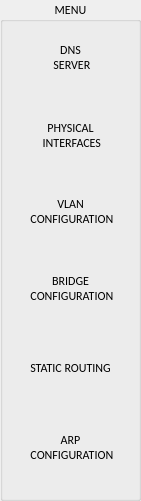
    <widget class="QGroupBox" name="menu_2">
     <property name="geometry">
      <rect>
       <x>0</x>
       <y>10</y>
       <width>141</width>
       <height>501</height>
      </rect>
     </property>
     <property name="font">
      <font>
       <family>Calibri</family>
       <pointsize>9</pointsize>
      </font>
     </property>
     <property name="title">
      <string>MENU</string>
     </property>
     <property name="alignment">
      <set>Qt::AlignCenter</set>
     </property>
     <widget class="QPushButton" name="dns_ether_and_rout_button">
      <property name="geometry">
       <rect>
        <x>0</x>
        <y>20</y>
        <width>141</width>
        <height>75</height>
       </rect>
      </property>
      <property name="text">
       <string>DNS 
 SERVER</string>
      </property>
      <property name="autoDefault">
       <bool>false</bool>
      </property>
      <property name="default">
       <bool>true</bool>
      </property>
      <property name="flat">
       <bool>true</bool>
      </property>
     </widget>
     <widget class="QPushButton" name="interface_ether_and_rout_button_button">
      <property name="geometry">
       <rect>
        <x>0</x>
        <y>98</y>
        <width>141</width>
        <height>75</height>
       </rect>
      </property>
      <property name="text">
       <string>PHYSICAL 
 INTERFACES</string>
      </property>
      <property name="autoDefault">
       <bool>false</bool>
      </property>
      <property name="flat">
       <bool>true</bool>
      </property>
     </widget>
     <widget class="QPushButton" name="Vlan">
      <property name="geometry">
       <rect>
        <x>0</x>
        <y>174</y>
        <width>141</width>
        <height>75</height>
       </rect>
      </property>
      <property name="text">
       <string>VLAN 
 CONFIGURATION</string>
      </property>
      <property name="autoDefault">
       <bool>false</bool>
      </property>
      <property name="flat">
       <bool>true</bool>
      </property>
     </widget>
     <widget class="QPushButton" name="dhcp_client_button_3">
      <property name="geometry">
       <rect>
        <x>0</x>
        <y>390</y>
        <width>141</width>
        <height>90</height>
       </rect>
      </property>
      <property name="text">
       <string/>
      </property>
      <property name="autoDefault">
       <bool>false</bool>
      </property>
      <property name="flat">
       <bool>true</bool>
      </property>
     </widget>
     <widget class="QPushButton" name="Bridge">
      <property name="geometry">
       <rect>
        <x>-1</x>
        <y>251</y>
        <width>143</width>
        <height>75</height>
       </rect>
      </property>
      <property name="text">
       <string>BRIDGE 
 CONFIGURATION</string>
      </property>
      <property name="autoDefault">
       <bool>false</bool>
      </property>
      <property name="flat">
       <bool>true</bool>
      </property>
     </widget>
     <widget class="QPushButton" name="static_routing_ether_and_rout_button">
      <property name="geometry">
       <rect>
        <x>0</x>
        <y>330</y>
        <width>141</width>
        <height>75</height>
       </rect>
      </property>
      <property name="text">
       <string>STATIC ROUTING</string>
      </property>
      <property name="autoDefault">
       <bool>false</bool>
      </property>
      <property name="flat">
       <bool>true</bool>
      </property>
     </widget>
     <widget class="QPushButton" name="Arp">
      <property name="geometry">
       <rect>
        <x>0</x>
        <y>410</y>
        <width>141</width>
        <height>75</height>
       </rect>
      </property>
      <property name="text">
       <string>ARP 
 CONFIGURATION</string>
      </property>
      <property name="autoDefault">
       <bool>false</bool>
      </property>
      <property name="flat">
       <bool>true</bool>
      </property>
     </widget>
    </widget>
